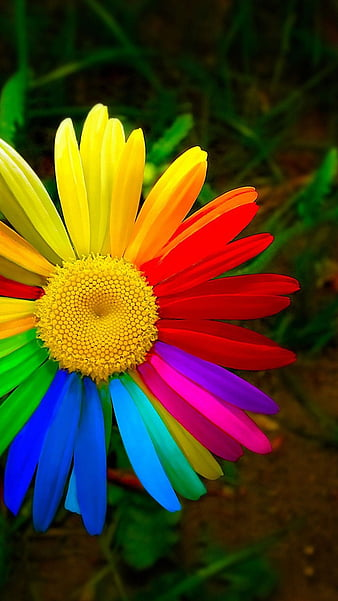
%> input picture 2.jpg, 338 x 601 px
$ octave Imadjust_recovery.m   (GNU Octave 9; MATLAB toolbox functions it lacks are replaced by stand-ins)
%> lines starting %> are read from the running program, lines starting %| are printed output that depends on the picture
### UniversalImReader.m
function f = UniversalImReader(path,class,convert_to_gray)
%> called with path = '2.jpg', class = 'double'

% function help --------------------------------------
% inputs:
	% path: image path (example: 'image.dcm' or 'image.png',input: str)
	% convert_to_gray(Optional,boolean,default=true, input: true or false):
		% True if the user wants to convert  image
		% into one channel gray image.
	% class(Optional, default='uint8', input: 'uint8' or 'double'):
		% Convert image from any given format into 'uint8' or 'double'.
% ------------------------------------------------------

% Step 1
% See how many inputs user entered
% nargin --> number of inputs
if nargin == 2
	convert_to_gray = true;
elseif nargin == 1
	convert_to_gray = true;
	class = 'uint8';
end

% Step 2
% Import image from path
if endsWith(path,'.dcm')
	f = dicomread(path);
else
	f = imread(path);
%> f is the input picture: size 601x338x3 uint8; mean R, G, B 80.8, 64.3, 28
end

% Step 3
% change image class (or datatype)
if strcmp(class,'double')
	f = im2double(mat2gray(f));
%> f: size 601x338x3 double
else
	f = im2uint8(mat2gray(f));
end

% Step 4
% Convert to gray (Optional)
if convert_to_gray
	if size(f,3) == 3
		f = rgb2gray(f);
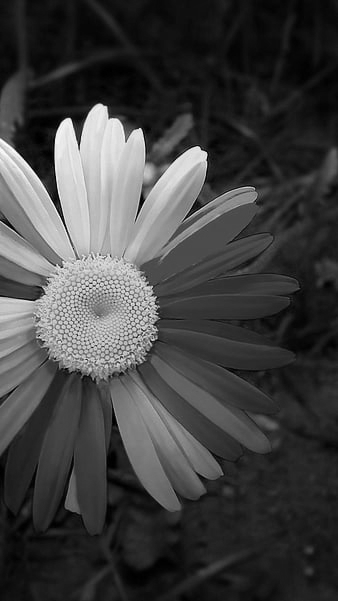
%> f: size 601x338 double; min 0, max 0.994, mean 0.255
	end
end

end

% --------------------
% Example in program:
% clc; clear
% path = 'image.png';class = 'double';convert_to_gray = false
% f = UniversalImReader(path)
% figure(1);imshow(f)

### Imadjust_recovery.m
clc
clear

p = '2.jpg';
f = UniversalImReader(p,'double');

% --> J = imadjust(I, [low_in high_in], [low_out high_out], gamma);
a=0.2;
b=0.8;
c=0.4;
d=0.6;
gamma = 1;

g = imadjust(f, [a b], [c d], gamma);
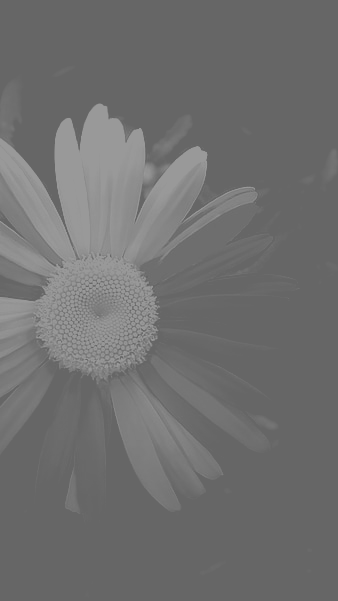
%> g: size 601x338 double; min 0.4, max 0.6, mean 0.437

% Imadjust:
g = ((f - a) / (b - a)).^gamma;
g = g .* (d - c) + c;

f_recovered = ((g - c) / (d - c)).^(1/gamma);
f_recovered = f_recovered .* (b - a) + a;

disp('-----------------------------------------------');
f_n_pixels_min = nnz(f == min(f(:)));
%> f_n_pixels_min = 10
fprintf('f --> Number of pixels with minimum value: %d\n', f_n_pixels_min);
%| f --> Number of pixels with minimum value: 10
g_n_pixels_min = nnz(g == min(g(:)));
%> g_n_pixels_min = 10
fprintf('g --> Number of pixels with minimum value: %d\n', g_n_pixels_min);
%| g --> Number of pixels with minimum value: 10
f_recovered_n_pixels_min = nnz(f_recovered == min(f_recovered(:)));
%> f_recovered_n_pixels_min = 10
fprintf('f_recovered --> Number of pixels with minimum value: %d\n', f_recovered_n_pixels_min);
%| f_recovered --> Number of pixels with minimum value: 10
disp('-----------------------------------------------');
f_n_pixels_max = nnz(f == max(f(:)));
%> f_n_pixels_max = 1
fprintf('f --> Number of pixels with maximum value: %d\n', f_n_pixels_max);
%| f --> Number of pixels with maximum value: 1
g_n_pixels_max = nnz(g == max(g(:)));
%> g_n_pixels_max = 1
fprintf('g --> Number of pixels with maximum value: %d\n', g_n_pixels_max);
%| g --> Number of pixels with maximum value: 1
f_recovered_n_pixels_max = nnz(f_recovered == max(f_recovered(:)));
%> f_recovered_n_pixels_max = 1
fprintf('f_recovered --> Number of pixels with maximum value: %d\n', f_recovered_n_pixels_max);
%| f_recovered --> Number of pixels with maximum value: 1
disp('-----------------------------------------------');

figure(1);
subplot(231); imshow(f); title('original image')
subplot(232); imshow(g); title('image imadjust');
subplot(233); imshow(f_recovered); title('image recovered');
subplot(234); imhist(f); title('original image')
subplot(235); imhist(g); title('image imadjust');
subplot(236); imhist(f_recovered); title('image recovered');
%> after `title('image recovered')`:
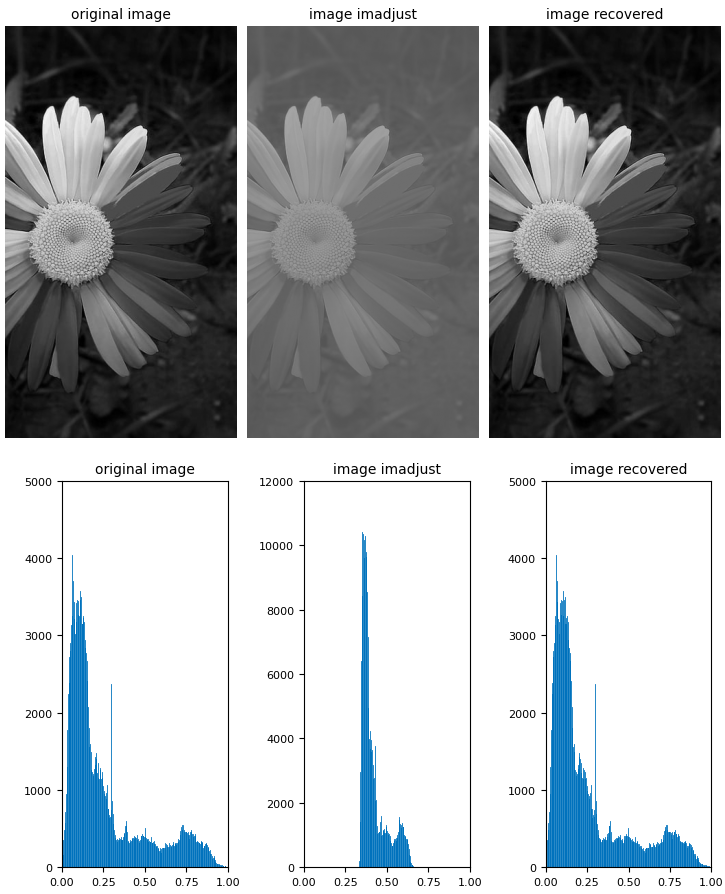
%> figure redrawn from the program's plot data, 6 panels
